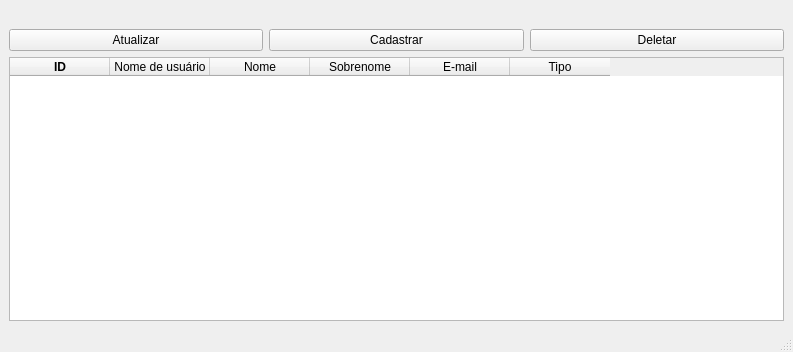
<?xml version="1.0" encoding="UTF-8"?>
<ui version="4.0">
 <class>MainWindow</class>
 <widget class="QMainWindow" name="MainWindow">
  <property name="geometry">
   <rect>
    <x>0</x>
    <y>0</y>
    <width>793</width>
    <height>352</height>
   </rect>
  </property>
  <property name="windowTitle">
   <string>MainWindow</string>
  </property>
  <widget class="QWidget" name="centralwidget">
   <layout class="QGridLayout" name="gridLayout">
    <item row="0" column="0">
     <layout class="QVBoxLayout" name="verticalLayout">
      <item>
       <widget class="QLabel" name="lbl_username">
        <property name="text">
         <string/>
        </property>
       </widget>
      </item>
      <item>
       <layout class="QHBoxLayout" name="horizontalLayout_2">
        <item>
         <widget class="QPushButton" name="btn_atualizar">
          <property name="text">
           <string>Atualizar</string>
          </property>
         </widget>
        </item>
        <item>
         <widget class="QPushButton" name="btn_cadastrar">
          <property name="text">
           <string>Cadastrar</string>
          </property>
         </widget>
        </item>
        <item>
         <widget class="QPushButton" name="btn_deletar">
          <property name="text">
           <string>Deletar</string>
          </property>
         </widget>
        </item>
       </layout>
      </item>
     </layout>
    </item>
    <item row="1" column="0">
     <widget class="QTableWidget" name="admin_table">
      <column>
       <property name="text">
        <string>ID</string>
       </property>
       <property name="font">
        <font>
         <weight>75</weight>
         <bold>true</bold>
        </font>
       </property>
      </column>
      <column>
       <property name="text">
        <string>Nome de usuário</string>
       </property>
      </column>
      <column>
       <property name="text">
        <string>Nome</string>
       </property>
      </column>
      <column>
       <property name="text">
        <string>Sobrenome</string>
       </property>
      </column>
      <column>
       <property name="text">
        <string>E-mail</string>
       </property>
      </column>
      <column>
       <property name="text">
        <string>Tipo</string>
       </property>
      </column>
     </widget>
    </item>
   </layout>
  </widget>
  <widget class="QStatusBar" name="statusbar"/>
 </widget>
 <resources/>
 <connections/>
</ui>
